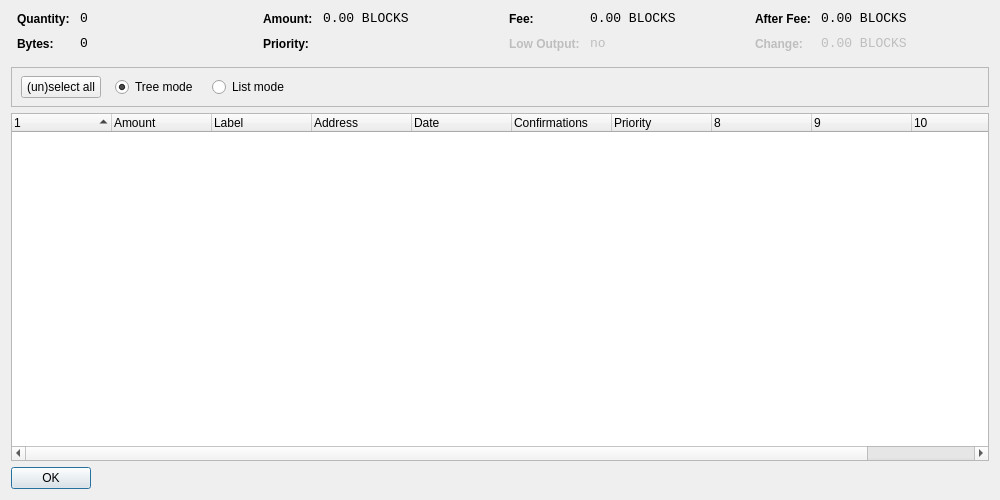
<?xml version="1.0" encoding="UTF-8"?>
<ui version="4.0">
 <class>CoinControlDialog</class>
 <widget class="QDialog" name="CoinControlDialog">
  <property name="geometry">
   <rect>
    <x>0</x>
    <y>0</y>
    <width>1000</width>
    <height>500</height>
   </rect>
  </property>
  <property name="windowTitle">
   <string>Coin Control</string>
  </property>
  <layout class="QVBoxLayout" name="verticalLayout">
   <item>
    <layout class="QHBoxLayout" name="horizontalLayoutTop" stretch="0,0,0,0">
     <property name="topMargin">
      <number>0</number>
     </property>
     <property name="bottomMargin">
      <number>10</number>
     </property>
     <item>
      <layout class="QFormLayout" name="formLayoutCoinControl1">
       <property name="horizontalSpacing">
        <number>10</number>
       </property>
       <property name="verticalSpacing">
        <number>10</number>
       </property>
       <property name="leftMargin">
        <number>6</number>
       </property>
       <property name="rightMargin">
        <number>6</number>
       </property>
       <item row="0" column="0">
        <widget class="QLabel" name="labelCoinControlQuantityText">
         <property name="styleSheet">
          <string notr="true">font-weight:bold;</string>
         </property>
         <property name="text">
          <string>Quantity:</string>
         </property>
        </widget>
       </item>
       <item row="0" column="1">
        <widget class="QLabel" name="labelCoinControlQuantity">
         <property name="font">
          <font>
           <family>Monospace</family>
           <pointsize>10</pointsize>
          </font>
         </property>
         <property name="cursor">
          <cursorShape>IBeamCursor</cursorShape>
         </property>
         <property name="contextMenuPolicy">
          <enum>Qt::ActionsContextMenu</enum>
         </property>
         <property name="text">
          <string notr="true">0</string>
         </property>
         <property name="textInteractionFlags">
          <set>Qt::LinksAccessibleByMouse|Qt::TextSelectableByKeyboard|Qt::TextSelectableByMouse</set>
         </property>
        </widget>
       </item>
       <item row="1" column="0">
        <widget class="QLabel" name="labelCoinControlBytesText">
         <property name="styleSheet">
          <string notr="true">font-weight:bold;</string>
         </property>
         <property name="text">
          <string>Bytes:</string>
         </property>
        </widget>
       </item>
       <item row="1" column="1">
        <widget class="QLabel" name="labelCoinControlBytes">
         <property name="font">
          <font>
           <family>Monospace</family>
           <pointsize>10</pointsize>
          </font>
         </property>
         <property name="cursor">
          <cursorShape>IBeamCursor</cursorShape>
         </property>
         <property name="contextMenuPolicy">
          <enum>Qt::ActionsContextMenu</enum>
         </property>
         <property name="text">
          <string notr="true">0</string>
         </property>
         <property name="textInteractionFlags">
          <set>Qt::LinksAccessibleByMouse|Qt::TextSelectableByKeyboard|Qt::TextSelectableByMouse</set>
         </property>
        </widget>
       </item>
      </layout>
     </item>
     <item>
      <layout class="QFormLayout" name="formLayoutCoinControl2">
       <property name="horizontalSpacing">
        <number>10</number>
       </property>
       <property name="verticalSpacing">
        <number>10</number>
       </property>
       <property name="leftMargin">
        <number>6</number>
       </property>
       <property name="rightMargin">
        <number>6</number>
       </property>
       <item row="0" column="0">
        <widget class="QLabel" name="labelCoinControlAmountText">
         <property name="styleSheet">
          <string notr="true">font-weight:bold;</string>
         </property>
         <property name="text">
          <string>Amount:</string>
         </property>
        </widget>
       </item>
       <item row="0" column="1">
        <widget class="QLabel" name="labelCoinControlAmount">
         <property name="font">
          <font>
           <family>Monospace</family>
           <pointsize>10</pointsize>
          </font>
         </property>
         <property name="cursor">
          <cursorShape>IBeamCursor</cursorShape>
         </property>
         <property name="contextMenuPolicy">
          <enum>Qt::ActionsContextMenu</enum>
         </property>
         <property name="text">
          <string notr="true">0.00 BLOCKS</string>
         </property>
         <property name="textInteractionFlags">
          <set>Qt::LinksAccessibleByMouse|Qt::TextSelectableByKeyboard|Qt::TextSelectableByMouse</set>
         </property>
        </widget>
       </item>
       <item row="1" column="0">
        <widget class="QLabel" name="labelCoinControlPriorityText">
         <property name="styleSheet">
          <string notr="true">font-weight:bold;</string>
         </property>
         <property name="text">
          <string>Priority:</string>
         </property>
        </widget>
       </item>
       <item row="1" column="1">
        <widget class="QLabel" name="labelCoinControlPriority">
         <property name="font">
          <font>
           <family>Monospace</family>
           <pointsize>10</pointsize>
          </font>
         </property>
         <property name="cursor">
          <cursorShape>IBeamCursor</cursorShape>
         </property>
         <property name="contextMenuPolicy">
          <enum>Qt::ActionsContextMenu</enum>
         </property>
         <property name="text">
          <string/>
         </property>
         <property name="textInteractionFlags">
          <set>Qt::LinksAccessibleByMouse|Qt::TextSelectableByKeyboard|Qt::TextSelectableByMouse</set>
         </property>
        </widget>
       </item>
      </layout>
     </item>
     <item>
      <layout class="QFormLayout" name="formLayoutCoinControl3">
       <property name="horizontalSpacing">
        <number>10</number>
       </property>
       <property name="verticalSpacing">
        <number>10</number>
       </property>
       <property name="leftMargin">
        <number>6</number>
       </property>
       <property name="rightMargin">
        <number>6</number>
       </property>
       <item row="0" column="0">
        <widget class="QLabel" name="labelCoinControlFeeText">
         <property name="styleSheet">
          <string notr="true">font-weight:bold;</string>
         </property>
         <property name="text">
          <string>Fee:</string>
         </property>
        </widget>
       </item>
       <item row="0" column="1">
        <widget class="QLabel" name="labelCoinControlFee">
         <property name="font">
          <font>
           <family>Monospace</family>
           <pointsize>10</pointsize>
          </font>
         </property>
         <property name="cursor">
          <cursorShape>IBeamCursor</cursorShape>
         </property>
         <property name="contextMenuPolicy">
          <enum>Qt::ActionsContextMenu</enum>
         </property>
         <property name="text">
          <string notr="true">0.00 BLOCKS</string>
         </property>
         <property name="textInteractionFlags">
          <set>Qt::LinksAccessibleByMouse|Qt::TextSelectableByKeyboard|Qt::TextSelectableByMouse</set>
         </property>
        </widget>
       </item>
       <item row="1" column="0">
        <widget class="QLabel" name="labelCoinControlLowOutputText">
         <property name="enabled">
          <bool>false</bool>
         </property>
         <property name="styleSheet">
          <string notr="true">font-weight:bold;</string>
         </property>
         <property name="text">
          <string>Low Output:</string>
         </property>
        </widget>
       </item>
       <item row="1" column="1">
        <widget class="QLabel" name="labelCoinControlLowOutput">
         <property name="enabled">
          <bool>false</bool>
         </property>
         <property name="font">
          <font>
           <family>Monospace</family>
           <pointsize>10</pointsize>
          </font>
         </property>
         <property name="cursor">
          <cursorShape>IBeamCursor</cursorShape>
         </property>
         <property name="contextMenuPolicy">
          <enum>Qt::ActionsContextMenu</enum>
         </property>
         <property name="text">
          <string notr="true">no</string>
         </property>
         <property name="textInteractionFlags">
          <set>Qt::LinksAccessibleByMouse|Qt::TextSelectableByKeyboard|Qt::TextSelectableByMouse</set>
         </property>
        </widget>
       </item>
      </layout>
     </item>
     <item>
      <layout class="QFormLayout" name="formLayoutCoinControl4">
       <property name="horizontalSpacing">
        <number>10</number>
       </property>
       <property name="verticalSpacing">
        <number>10</number>
       </property>
       <property name="leftMargin">
        <number>6</number>
       </property>
       <property name="rightMargin">
        <number>6</number>
       </property>
       <item row="0" column="0">
        <widget class="QLabel" name="labelCoinControlAfterFeeText">
         <property name="styleSheet">
          <string notr="true">font-weight:bold;</string>
         </property>
         <property name="text">
          <string>After Fee:</string>
         </property>
        </widget>
       </item>
       <item row="0" column="1">
        <widget class="QLabel" name="labelCoinControlAfterFee">
         <property name="font">
          <font>
           <family>Monospace</family>
           <pointsize>10</pointsize>
          </font>
         </property>
         <property name="cursor">
          <cursorShape>IBeamCursor</cursorShape>
         </property>
         <property name="contextMenuPolicy">
          <enum>Qt::ActionsContextMenu</enum>
         </property>
         <property name="text">
          <string notr="true">0.00 BLOCKS</string>
         </property>
         <property name="textInteractionFlags">
          <set>Qt::LinksAccessibleByMouse|Qt::TextSelectableByKeyboard|Qt::TextSelectableByMouse</set>
         </property>
        </widget>
       </item>
       <item row="1" column="0">
        <widget class="QLabel" name="labelCoinControlChangeText">
         <property name="enabled">
          <bool>false</bool>
         </property>
         <property name="styleSheet">
          <string notr="true">font-weight:bold;</string>
         </property>
         <property name="text">
          <string>Change:</string>
         </property>
        </widget>
       </item>
       <item row="1" column="1">
        <widget class="QLabel" name="labelCoinControlChange">
         <property name="enabled">
          <bool>false</bool>
         </property>
         <property name="font">
          <font>
           <family>Monospace</family>
           <pointsize>10</pointsize>
          </font>
         </property>
         <property name="cursor">
          <cursorShape>IBeamCursor</cursorShape>
         </property>
         <property name="contextMenuPolicy">
          <enum>Qt::ActionsContextMenu</enum>
         </property>
         <property name="text">
          <string notr="true">0.00 BLOCKS</string>
         </property>
         <property name="textInteractionFlags">
          <set>Qt::LinksAccessibleByMouse|Qt::TextSelectableByKeyboard|Qt::TextSelectableByMouse</set>
         </property>
        </widget>
       </item>
      </layout>
     </item>
    </layout>
   </item>
   <item>
    <widget class="QFrame" name="frame">
     <property name="minimumSize">
      <size>
       <width>0</width>
       <height>40</height>
      </size>
     </property>
     <property name="frameShape">
      <enum>QFrame::StyledPanel</enum>
     </property>
     <property name="frameShadow">
      <enum>QFrame::Sunken</enum>
     </property>
     <widget class="QWidget" name="horizontalLayoutWidget">
      <property name="geometry">
       <rect>
        <x>10</x>
        <y>0</y>
        <width>781</width>
        <height>41</height>
       </rect>
      </property>
      <layout class="QHBoxLayout" name="horizontalLayoutPanel" stretch="0,0,0,0,0">
       <property name="spacing">
        <number>14</number>
       </property>
       <item>
        <widget class="QPushButton" name="pushButtonSelectAll">
         <property name="sizePolicy">
          <sizepolicy hsizetype="Maximum" vsizetype="Fixed">
           <horstretch>0</horstretch>
           <verstretch>0</verstretch>
          </sizepolicy>
         </property>
         <property name="text">
          <string>(un)select all</string>
         </property>
        </widget>
       </item>
       <item>
        <widget class="QRadioButton" name="radioTreeMode">
         <property name="sizePolicy">
          <sizepolicy hsizetype="Maximum" vsizetype="Fixed">
           <horstretch>0</horstretch>
           <verstretch>0</verstretch>
          </sizepolicy>
         </property>
         <property name="text">
          <string>Tree mode</string>
         </property>
         <property name="checked">
          <bool>true</bool>
         </property>
        </widget>
       </item>
       <item>
        <widget class="QRadioButton" name="radioListMode">
         <property name="sizePolicy">
          <sizepolicy hsizetype="Maximum" vsizetype="Fixed">
           <horstretch>0</horstretch>
           <verstretch>0</verstretch>
          </sizepolicy>
         </property>
         <property name="text">
          <string>List mode</string>
         </property>
        </widget>
       </item>
       <item>
        <spacer name="horizontalSpacer">
         <property name="orientation">
          <enum>Qt::Horizontal</enum>
         </property>
         <property name="sizeHint" stdset="0">
          <size>
           <width>40</width>
           <height>20</height>
          </size>
         </property>
        </spacer>
       </item>
      </layout>
     </widget>
    </widget>
   </item>
   <item>
    <widget class="CoinControlTreeWidget" name="treeWidget">
     <property name="contextMenuPolicy">
      <enum>Qt::CustomContextMenu</enum>
     </property>
     <property name="sortingEnabled">
      <bool>false</bool>
     </property>
     <property name="columnCount">
      <number>11</number>
     </property>
     <attribute name="headerShowSortIndicator" stdset="0">
      <bool>true</bool>
     </attribute>
     <attribute name="headerStretchLastSection">
      <bool>false</bool>
     </attribute>
     <column>
      <property name="text">
       <string/>
      </property>
     </column>
     <column>
      <property name="text">
       <string>Amount</string>
      </property>
     </column>
     <column>
      <property name="text">
       <string>Label</string>
      </property>
     </column>
     <column>
      <property name="text">
       <string>Address</string>
      </property>
     </column>
     <column>
      <property name="text">
       <string>Date</string>
      </property>
     </column>
     <column>
      <property name="text">
       <string>Confirmations</string>
      </property>
      <property name="toolTip">
       <string>Confirmed</string>
      </property>
     </column>
     <column>
      <property name="text">
       <string>Priority</string>
      </property>
     </column>
     <column>
      <property name="text">
       <string/>
      </property>
     </column>
     <column>
      <property name="text">
       <string/>
      </property>
     </column>
     <column>
      <property name="text">
       <string/>
      </property>
     </column>
     <column>
      <property name="text">
       <string/>
      </property>
     </column>
    </widget>
   </item>
   <item>
    <widget class="QDialogButtonBox" name="buttonBox">
     <property name="sizePolicy">
      <sizepolicy hsizetype="Maximum" vsizetype="Fixed">
       <horstretch>0</horstretch>
       <verstretch>0</verstretch>
      </sizepolicy>
     </property>
     <property name="orientation">
      <enum>Qt::Horizontal</enum>
     </property>
     <property name="standardButtons">
      <set>QDialogButtonBox::Ok</set>
     </property>
    </widget>
   </item>
  </layout>
 </widget>
 <customwidgets>
  <customwidget>
   <class>CoinControlTreeWidget</class>
   <extends>QTreeWidget</extends>
   <header>coincontroltreewidget.h</header>
  </customwidget>
 </customwidgets>
 <resources/>
 <connections/>
</ui>
